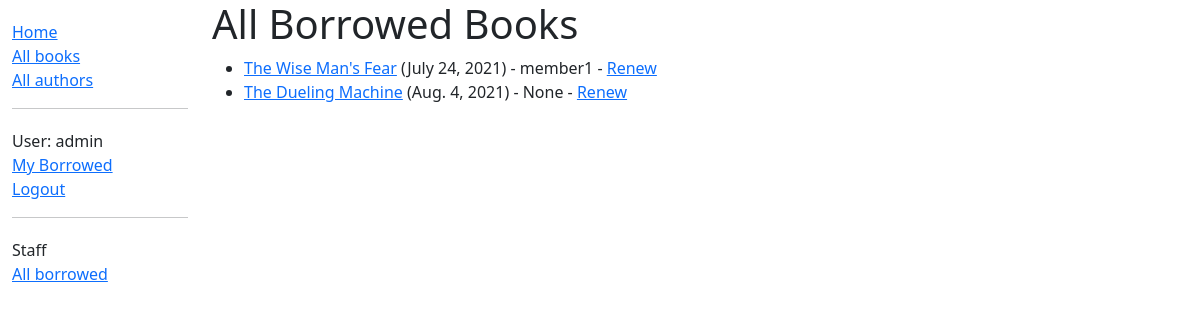
Page /catalog/borrowed/ (signed in) on the committed database.
### catalog/models.py (models this page shows, shortened)
class BookInstance(models.Model):
    id = models.UUIDField(primary_key=True, default=uuid.uuid4, help_text='Unique ID for this particular book across whole library')
    book = models.ForeignKey(Book, on_delete=models.RESTRICT, null=True)
    imprint = models.CharField(max_length=200)
    due_back = models.DateField(null=True, blank=True)
    LOAN_STATUS = (
        ('m', 'Maintenance'),
        ('o', 'On loan'),
        ('a', 'Available'),
        ('r', 'Reserved'),
    )
    status = models.CharField(max_length=1, choices=LOAN_STATUS, blank=True, default='m', help_text='Book availability')
    borrower = models.ForeignKey(User, on_delete=models.SET_NULL, null=True, blank=True)
    class Meta:
        ordering = ['due_back']
        permissions = (("can_mark_returned", "Set book as returned"),)
    @property
    def is_overdue(self):
        if self.due_back and date.today() > self.due_back:
            return True
        return False

class Book(models.Model):
    title = models.CharField(max_length=200)
    author = models.ForeignKey(Author, on_delete=models.SET_NULL, null=True)
    summary = models.TextField(max_length=1000, help_text='Enter a brief description of the book')
    isbn = models.CharField('ISBN', max_length=13, unique=True, help_text='13 Character <a href="https://www.isbn-international.org/content/what-isbn">ISBN number</a>')
    genre = models.ManyToManyField(Genre, help_text='Select a genre for this book')
    language = models.ForeignKey(Language, on_delete=models.SET_NULL, null=True)
    def display_genre(self):
        return ', '.join(genre.name for genre in self.genre.all()[:3])
    display_genre.short_description = 'Genre'

### catalog/views.py (the view)
# urls.py: path('borrowed/', views.LoadnedBooksAllListView.as_view(), name='all-borrowed'),
class LoadnedBooksAllListView(PermissionRequiredMixin, ListView):
    model = BookInstance
    permission_required = 'catalog.can_mark_returned'
    template_name = 'catalog/bookinstance_list_borrowed_all.html'
    paginate_by = 10
    def get_queryset(self):
        return BookInstance.objects.filter(status__exact='o').order_by('due_back')

### catalog/templates/catalog/bookinstance_list_borrowed_all.html
{% extends "base_generic.html" %}
{% block content %}
    <h1>All Borrowed Books</h1>
    {% if bookinstance_list %}
    <ul>
      {% for bookinst in bookinstance_list %}
      <li class="{% if bookinst.is_overdue %}text-danger{% endif %}">
        <a href="{% url 'book-detail' bookinst.book.pk %}">{{bookinst.book.title}}</a> ({{ bookinst.due_back }}) {% if user.is_staff %}- {{ bookinst.borrower }}{% endif %} {% if perms.catalog.can_mark_returned %}- <a href="{% url 'renew-book-librarian' bookinst.id %}">Renew</a>  {% endif %}
      </li>
      {% endfor %}
    </ul>
    {% else %}
      <p>There are no books borrowed.</p>
    {% endif %}
{% endblock %}

### catalog/templates/base_generic.html (shortened to what this page needs)
<!DOCTYPE html>
<html lang="en">
<head>
    <link href="https://cdn.jsdelivr.net/npm/bootstrap@5.0.2/dist/css/bootstrap.min.css" rel="stylesheet">
    {% load static %}
    <link rel="stylesheet" href="{% static 'css/styles.css' %}">
</head>
<body>
    <div class="container-fluid">
        <div class="row">
            <div class="col-sm-2">
            {% block sidebar %}
                <ul class="sidebar-nav">
                    <li><a href="{% url 'index' %}">Home</a></li>
                    <li><a href="{% url 'books' %}">All books</a></li>
                    <li><a href="{% url 'authors' %}">All authors</a></li>
                </ul>
                <hr>
                <ul class="sidebar-nav">
                    {% if user.is_authenticated %}
                    <li>User: {{ user.get_username }}</li>
                    <li><a href="{% url 'my-borrowed' %}">My Borrowed</a></li>
                    <li><a href="{% url 'logout' %}?next={{ request.path }}">Logout</a></li>
                    {% else %}
                        <li><a href="{% url 'login' %}?next={{ request.path }}">Login</a></li>
                    {% endif %}
                </ul>
                {% if user.is_staff %}
                <hr>
                <ul class="sidebar-nav">
                    <li>Staff</li>
                    {% if perms.catalog.can_mark_returned %}
                    <li><a href="{% url 'all-borrowed' %}">All borrowed</a></li>
                    {% endif %}
                </ul>
                {% endif %}
            {% endblock sidebar %}
            </div>
            <div class="col-sm-10">{% block content %}{% endblock content %}
            </div>
        </div>
    </div>
</body>
</html>

### catalog/static/css/styles.css (style rules this page uses)
.sidebar-nav { margin-top: 20px; padding: 0; list-style: none; }

### rows in the picture
BookInstance: book "The Wise Man's Fear", due_back "July 24, 2021", borrower "member1"
BookInstance: book "The Dueling Machine", due_back "Aug. 4, 2021", borrower "None"

### other values in the picture
{{ user.get_username }} "admin"
